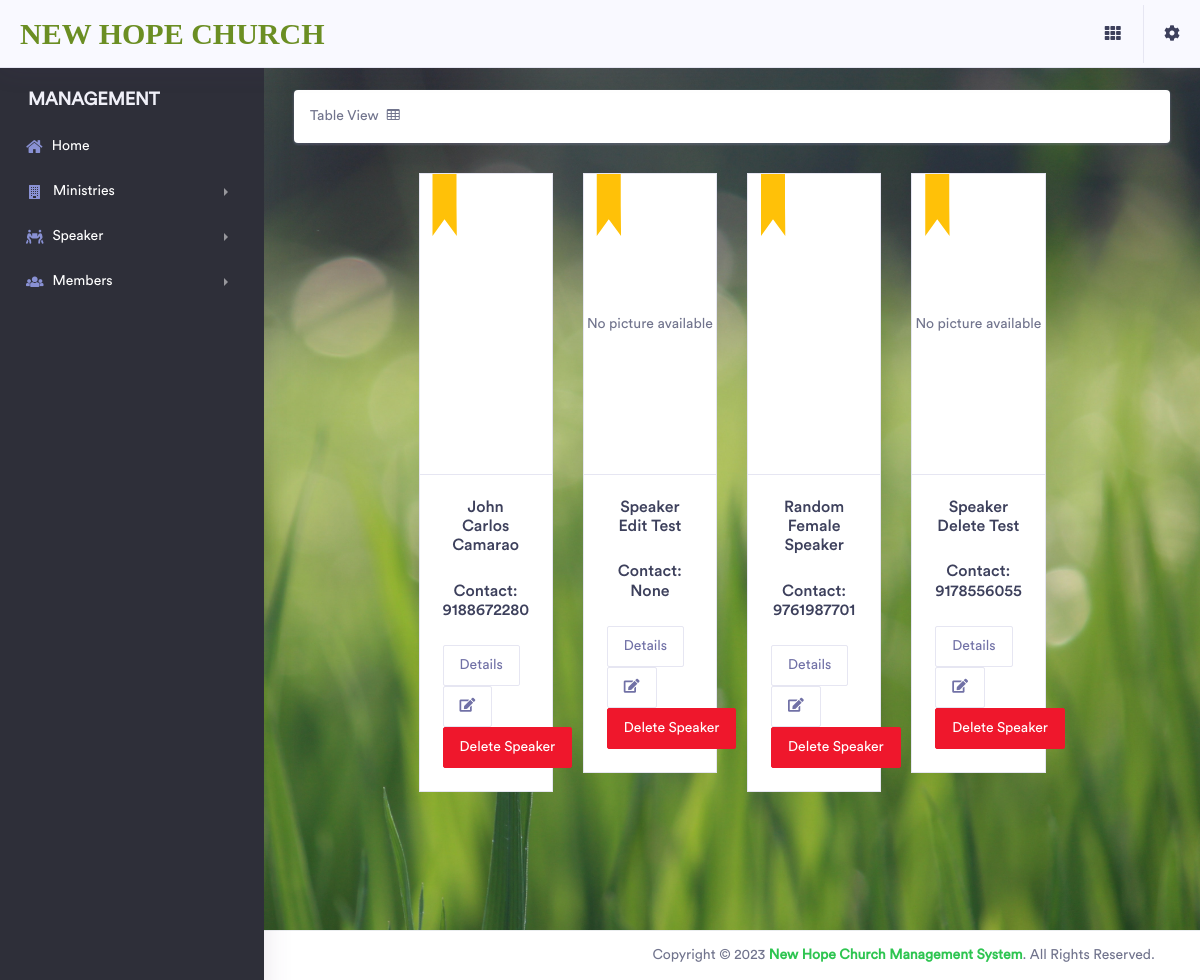
Screenshot of /members/speakers/thumbnail/ (signed in) with the database file from the repository.
### Member/models.py (models this page shows, shortened)
class Speaker(models.Model):
    name = models.CharField(max_length=255)
    age = models.PositiveIntegerField(null=True, blank=True)
    telephone = models.PositiveIntegerField(null=True, blank=True)
    picture = models.ImageField(upload_to=upload_image_path, null=True, blank=True)

### Member/views.py (the view)
# urls.py: path('speakers/thumbnail/', thumbnail_speaker, name="thumbnail_speaker"),
@login_required
def thumbnail_speaker(request):
    template = "speakers/thumbnail.html"
    speakers = Speaker.objects.all()
    context = {"speakers": speakers}
    return render(request, template, context)

### templates/speakers/thumbnail.html (shortened to what this page needs)
{% extends 'base.html' %}
{% block content %}
<div class="dashboard-wrapper">
    <div class="container-fluid dashboard-content">
        <div class="container-fluid">
            <div class="row justify-content-center">
                <div class="card p-3 w-100">
                    <p>
                        <a href="{% url 'list_speakers' %}">Table View<i class="ml-2 fa fa-table"></i></a>
                    </p>
                </div>
                <div class="col-xl-9 col-lg-8 col-md-8 col-sm-12 col-12">
                    <div class="row">
                        {% for speaker in speakers %}
                        {% if forloop.counter0|divisibleby:4 %}
                        </div><div class="row">
                        {% endif %}
                        <div class="col-xl-3 col-lg-6 col-md-6 col-sm-12 col-12 mb-4">
                            <div class="product-thumbnail">
                                <div class="product-img-head">
                                    {% if speaker.picture %}
                                    <div class="product-img" style="height: 300px; display: flex; justify-content: center; align-items: center;">
                                    </div>
                                    {% else %}
                                    <div class="product-img" style="height: 300px; display: flex; justify-content: center; align-items: center;">
                                        <span>No picture available</span>
                                    </div>
                                    {% endif %}
                                    <div class="ribbons bg-warning"></div>
                                </div>
                                <div class="product-content">
                                    <div class="product-content-head">
                                        <h3 class="product-title text-center">{{ speaker.name }}</h3>
                                        <br>
                                        <h3 class="product-title text-center">Contact: {{ speaker.telephone }}</h3>
                                    </div>
                                    <div class="product-btn">
                                        <a href="{% url 'detail_speaker' pk=speaker.pk %}" class="btn btn-outline-light">Details</a>
                                        <a href="{% url 'update_speaker' pk=speaker.pk %}" class="btn btn-outline-light">
                                            <i class="fas fa-edit"></i>
                                        </a>
                                        <a href="{% url 'delete_speaker' pk=speaker.pk %}" data-toggle="modal" data-target="#deleteModal{{ speaker.pk }}" class="btn btn-danger">Delete Speaker</a>
                                    </div>
                                </div>
                            </div>
                        </div>
                        {% endfor %}
                    </div>
                </div>
            </div>
        </div>
    </div>
</div>
{% endblock content %}

### rows the page displays
Speaker: name "John Carlos Camarao", telephone "9188672280"
Speaker: picture "No picture available", name "Speaker Edit Test", telephone "None"
Speaker: name "Random Female Speaker", telephone "9761987701"
Speaker: picture "No picture available", name "Speaker Delete Test", telephone "9178556055"
